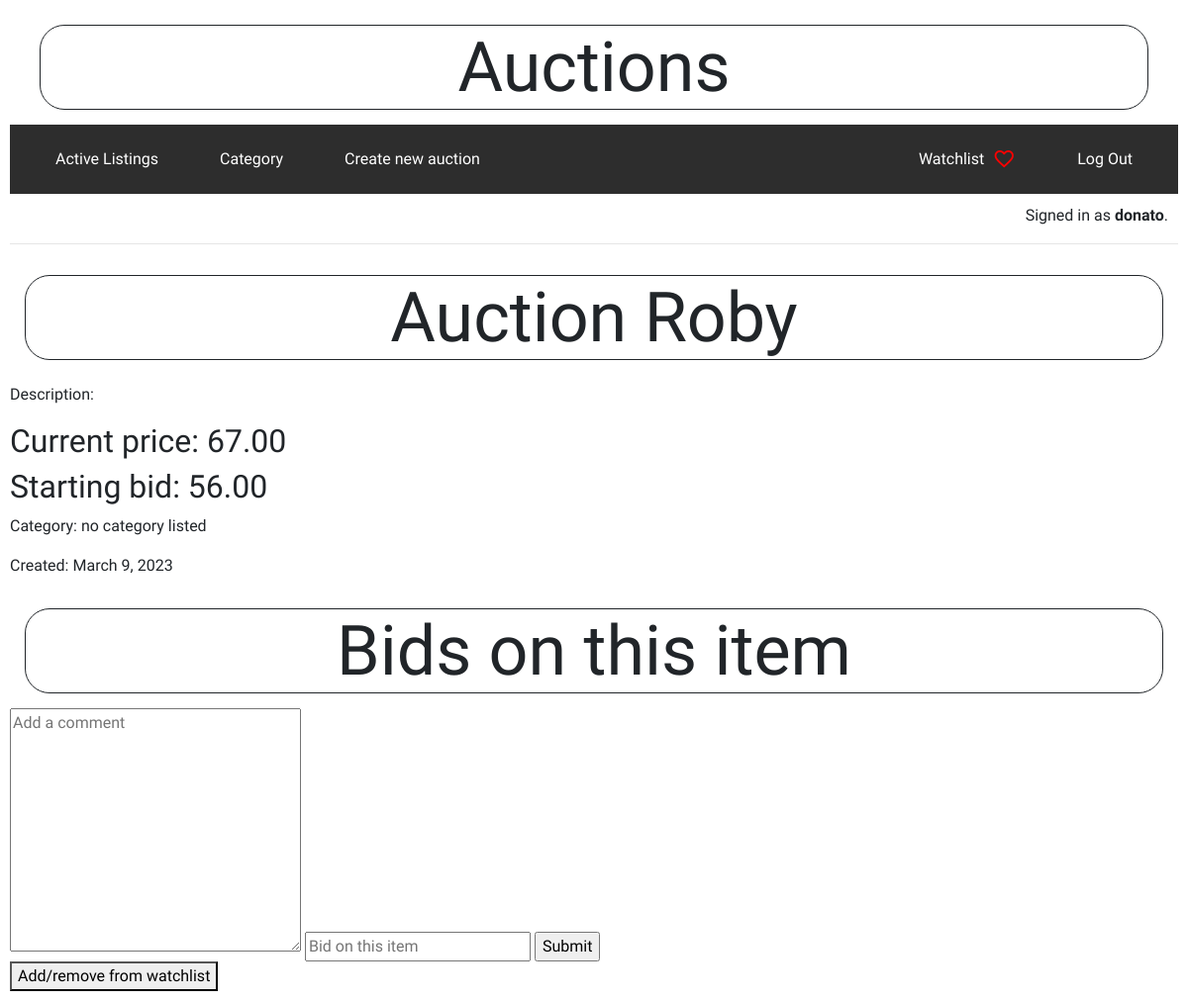
Page /4 (signed in) on the committed database.
### auctions/models.py (models this page shows, shortened)
class User(AbstractUser):
    pass

class Auction(models.Model):
    title = models.CharField(max_length=64)
    description = models.TextField(max_length=200, blank=True)
    owner = models.ForeignKey(User, on_delete=models.CASCADE)
    start_bid = models.DecimalField(max_digits=8, decimal_places=2, default=0.00)
    active = models.BooleanField(default=True)
    image = models.ImageField(upload_to='auctions_images/', blank=True)
    category = models.CharField(max_length=64, blank=True)
    date = models.DateField()

class Bid(models.Model):
    auction_id = models.ForeignKey(Auction, on_delete=models.CASCADE)
    amount = models.DecimalField(max_digits=8, decimal_places=2)
    user_id = models.ForeignKey(User, on_delete=models.CASCADE)

### auctions/views.py (the view)
# urls.py: path("<int:auction_id>", views.detail, name="detail"),
@login_required(login_url='login')
def detail(request, auction_id):
    auction = Auction.objects.get(pk=auction_id)
    user = User.objects.get(id=request.user.id)
    bids = Bid.objects.filter(auction_id=auction.id)
    if not bids:
        price = auction.start_bid
    else:
        price = max(bid.amount for bid in bids )
    if request.method == "POST":
        if auction.owner.id == request.user.id:
            if 'close' in request.POST:
                auction.active = False
                auction.save()
                if price != auction.start_bid:
                    highest_bid = Bid.objects.filter(auction_id=auction.id, amount=price).first()
                    messages.alert(request, f"Auction has been closed. The winner is {highest_bid.user_id}")
                else:
                    messages.alert(request, "Auction has been closed. Nobody put a bid on this item")
                return HttpResponseRedirect(reverse('detail', args=[auction.id]))
        else:
            if 'comment' in request.POST and request.POST["comment"].strip() != "":
                comment = Comment.objects.create(auction_id=auction, comment=request.POST["comment"], user_id=request.user)
                comment.save()
            elif 'amount' in request.POST:
                amount = float(request.POST["amount"])
                if amount > price:
                    new_bid = Bid.objects.create(auction_id=auction, amount=amount, user_id=user)
                else:
                    messages.error(request, "Your bid must be greater")
                    return render(request, "auctions/detail.html", {
                        "auction" : auction,
                        "price" : price,
                        "start_bid" : auction.start_bid,
                        "message" : messages.error,
                    })
                return HttpResponseRedirect(reverse('detail', args=[auction.id]))
            """ Maybe we don't need this anymore because is implemented inside the watchlist function
            # Check for watchlist
            elif 'watchlist' in request.POST:
                # Check if the auction is already in the user's watchlist
                if in_watchlist:
                    # Remove the auction from the user's watchlist
                    Watchlist.objects.filter(user_id=user.id, auction_id=auction.id).delete()
                    messages.success(request, "Auction removed from watchlist.")
                else:
                    # Add the auction to the user's watchlist
                    watchlist_item = Watchlist(user_id=user, auction_id=auction)
                    watchlist_item.save()
                    messages.success(request, "Auction added to watchlist.")"""
    else:
        comments = Comment.objects.filter(auction_id=auction)
        message_watchlist = messages.get_messages(request)
        return render(request, "auctions/detail.html", {
            "auction" : auction,
            "price" : price,
            "start_bid" : auction.start_bid,
            "owner" : auction.owner,
            "user_id" : user.id,
            "comments" : comments,
        })

### auctions/templates/auctions/detail.html (shortened to what this page needs)
{% extends 'auctions/layout.html' %}
{% block body %}
<fieldset>
    <legend><h1>{{ auction.title }}</h1></legend>
    <div>
        <p>Description: {{ auction.description }}</p>
    </div>
    <h2>Current price: {{ price }}</h2>
    <h2>Starting bid: {{ start_bid }}</h2>
    {% if auction.category %}
        <p>Category: {{ auction.category }}</p>
    {% else %}
        <p>Category: no category listed</p>
    {% endif %}
        <p>Created: {{ auction.date }}</p>
</fieldset>
<h1>Bids on this item</h1>
<form action="{% url 'detail' auction.id %}" method="post">
    {% if auction.owner.id == request.user.id  %}
        <p>CLOSE THE AUCTION</p>
        <input type="submit" name="close" id="close">
    {% else %}
        <textarea name="comment" id="comment" cols="30" rows="10" placeholder="Add a comment"></textarea>
        <input type="number" name="amount" placeholder="Bid on this item" step="0.01" required>
        <input type="submit">
</form>
<form action="{% url 'watchlist' %}" method="post">
    <button title="Add/remove to watchlist" type="submit" value="Add to a watchlist" name="add/remove" id="add/remove">Add/remove from watchlist</button>
</form>
{% endif %}
{% endblock %}

### auctions/templates/auctions/layout.html (shortened to what this page needs)
{% load static %}
<!DOCTYPE html>
<html lang="en">
    <head>
        <link rel="stylesheet" href="https://stackpath.bootstrapcdn.com/bootstrap/4.4.1/css/bootstrap.min.css">
        <link href="{% static 'auctions/styles.css' %}" rel="stylesheet">
    </head>
    <body>
        <div class="container-fluid">
            <h1>Auctions</h1>
        </div>
        <div class="container-fluid d-flex" id="nav_bar">
            {% if user.is_authenticated %}
            <div class="nav-group d-flex">
                <a class="nav-link" href="{% url 'index' %}">Active Listings</a>
                <a class="nav-link" href="{% url 'category' %}">Category</a>
                <a class="nav-link" href="{% url 'create' %}">Create new auction</a>
            </div>
            <div class="nav-group d-flex">
                <div>
                    <a  id="icon" class="nav-link" href="{% url 'watchlist' %}">Watchlist<span class="material-symbols-outlined">favorite</span>
                    </a>
                 </div>
                <a class="nav-link" href="{% url 'logout' %}">Log Out</a>
            </div>
                {% else %}
            <div class="nav-group d-flex" id="not_login">
                <a class="nav-link" href="{% url 'login' %}">Log In</a>
                <a class="nav-link" href="{% url 'register' %}">Register</a>
            </div>
                {% endif %}
        </div>
        <div id="sign">
            {% if user.is_authenticated %}
                Signed in as <strong>{{ user.username }}</strong>.
            {% else %}
                Not signed in.
            {% endif %}
        </div>
        <hr>
        {% block body %}
        {% endblock %}
    </body>
</html>

### auctions/static/auctions/styles.css (style rules this page uses)
body { padding: 10px; font-family: 'Lexend', sans-serif; font-family: 'Montserrat', sans-serif; font-family: 'Tilt Neon', cursive; }
h1 { text-align: center; margin: 15px; font-size: 70px; border: 1px solid; border-radius: 25px; }
#nav_bar { flex-direction: row; justify-content: space-between; background-color: rgb(45,45,45); }
.nav-link { color: white; margin: 15px; border: 0px; border-radius: 15px; }
#sign { text-align: end; margin: 10px; }
.material-symbols-outlined { color: red; font-variation-settings: 'FILL' 0, 'wght' 400, 'GRAD' 0, 'opsz' 4; margin-left: 8px; }
#icon { display: flex; align-items: center; }

### rows in the picture
User: username "donato"
Auction: title "Auction Roby", start_bid "56.00", date "March 9, 2023"
Bid: amount "67.00"
